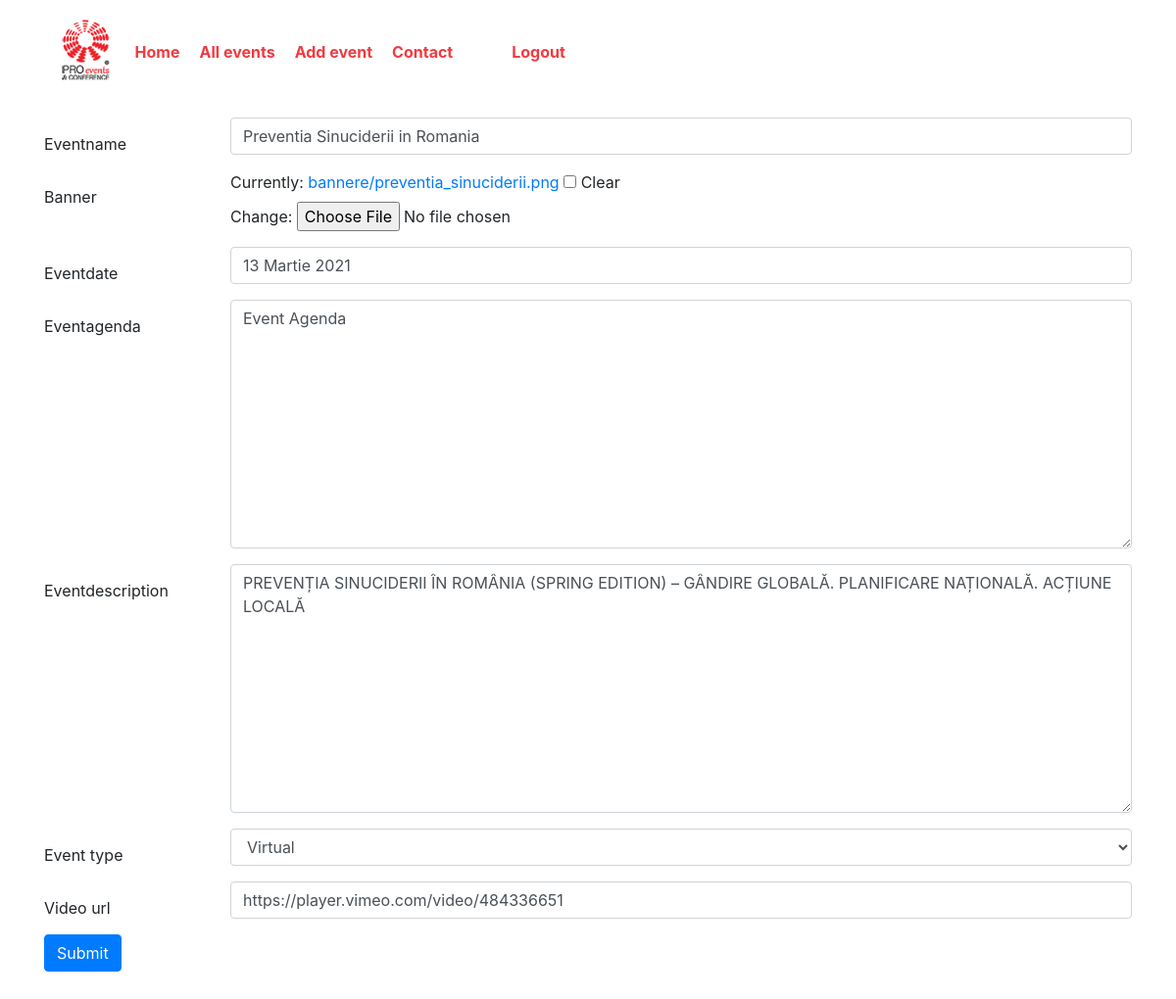
/11/edit_event/ (signed in), run on the app's committed database.
### app1/models.py (models this page shows, shortened)
class Events(models.Model):
    eventname = models.CharField(max_length=200, unique=True)
    banner = models.ImageField(upload_to='bannere', null=True, blank=True)
    eventdate = models.CharField(max_length=200)
    eventdescription = models.TextField(default='')
    eventagenda = models.TextField(default='')
    event_type = models.CharField(max_length=50, choices=et_choices)
    video_url = models.CharField(max_length=1000, blank=False, unique=True, null=True)

### app1/views.py (the view, shortened to what this page needs)
# urls.py: path('<pk>/edit_event/', views.UpdateEventsView.as_view(), name="modificare"),
class UpdateEventsView(LoginRequiredMixin, UpdateView):
    model = Events
    form_class = EventForm
    template_name = 'app1/events_form.html'
    def get_form_kwargs(self):
        kwargs = super(UpdateEventsView, self).get_form_kwargs()
        kwargs.update({'pk': self.kwargs['pk']})
        return kwargs

### app1/forms.py (shortened to what this page needs)
class EventForm(forms.ModelForm):
    class Meta:
        model = Events
        fields = ['eventname', 'banner', 'eventdate', 'eventagenda', 'eventdescription', 'event_type', 'video_url']
        widgets = {
            'eventname': TextInput(attrs={'placeholder': 'Event Name', 'class': 'form-control'}),
            'banner': ClearableFileInput(attrs={'placeholder': 'Banner'}),
            'eventdate': TextInput(attrs={'placeholder': 'Event date', 'class': 'form-control'}),
            'eventagenda': Textarea(attrs={'placeholder': 'Agenda', 'class': 'form-control'}),
            'eventdescription': Textarea(attrs={'placeholder': 'Description', 'class': 'form-control'}),
            'event_type': Select(attrs={'placeholder': 'Event type', 'class': 'form-control'}),
            'video_url': TextInput(attrs={'placeholder': 'Event video', 'class': 'form-control'}),
        }
    def __init__(self, pk, *args, **kwargs):
        super(EventForm, self).__init__(*args, **kwargs)
        self.pk = pk

### templates/app1/events_form.html (shortened to what this page needs)
{% extends 'menu.html' %}
{% block content %}
    <form method="POST" enctype="multipart/form-data">
          <div class="box">
            <div class="field">
                {% for field in form %}
                    <div class="row">
                        <label class="col-md-2  text-left" style="padding-top: 15px;">{{ field.label }}</label>
                        <div class="col-md-10">
                            <div class="form-group">
                                {{ field }}
                            </div>
                        </div>
                    </div>
                {% endfor %}
            </div>
          </div>
        <button class="btn btn-primary btn-round">Submit</button><br><br><br><br>
    </form>
{% endblock %}

### data on the page
Events: form "Preventia Sinuciderii in Romania" "13 Martie 2021" "Event Agenda" "PREVENȚIA SINUCIDERII ÎN ROMÂNIA (SPRING EDITION) – GÂNDIRE GLOBALĂ. PLANIFICARE NAȚIONALĂ. ACȚIUNE LOCALĂ" "Virtual" "https://player.vimeo.com/video/484336651"

### other printed values
{{ field.label }} "Eventname" "Banner" "Eventdate" "Eventagenda" "Eventdescription" "Event type" "Video url"
